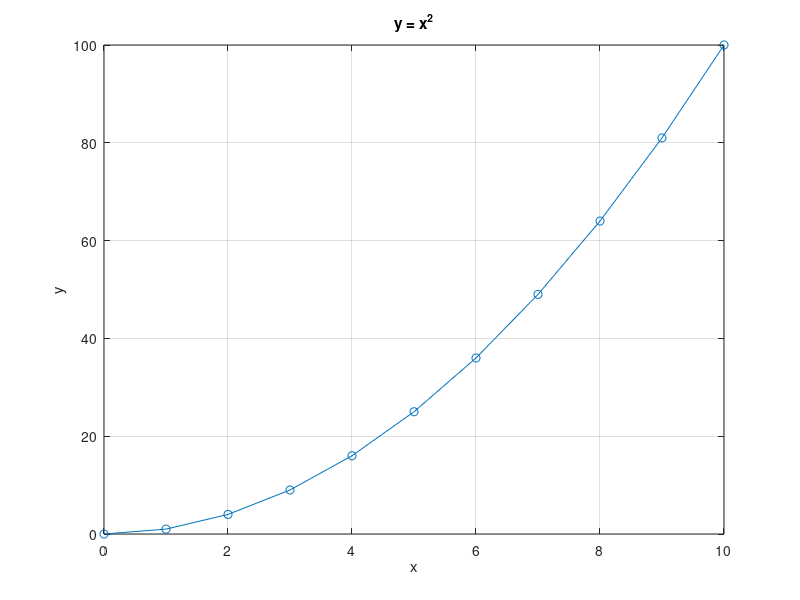

This figure's MATLAB source:
%% 2.2 연습문제 3: 라벨이 있는 그래프
x = 0:1:10;
y = x.^2;

figure
plot(x, y, "-o")
title("y = x^2")
xlabel("x")
ylabel("y")
grid on

exportgraphics(gcf, "../../textbook/ch02/img/sol0202_3.png")
